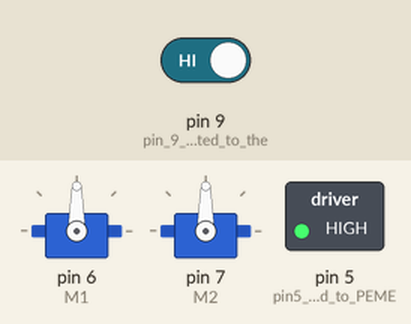
Recording of a sketch running on a simulated Arduino Uno, built with avr-gcc and run on an emulated ATmega328P. On the bench: 2 × servo, switched loads named in the sketch (green lamp = pin HIGH). Inputs (shaded band) come from the test bench; at power-on: pin 9 (pin_9_is_connected_to_the) HIGH.

Above: at 10.8 s.
10.9 s: pin 9 (pin_9_is_connected_to_the) driven LOW
At 11.8 s:
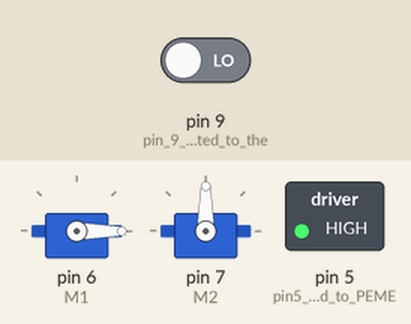
At 15.5 s:
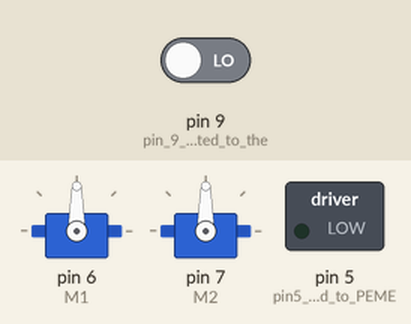
Timing chart, 0 to 17.0 s (numbered marks = the images above; inputs shaded):
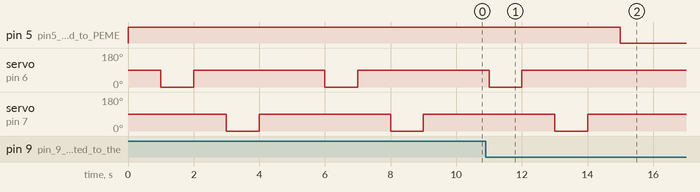

Measured:
- after the input at 10.9 s, pin 5 (pin5_is_connected_to_PEME): HIGH → LOW after 4.1 s; servo on pin 6 (M1): goes on until 12.0 s, then stays 90°; servo on pin 7 (M2): goes on until 14.0 s, then stays 90°
- by itself, servo on pin 6 (M1), servo on pin 7 (M2): alternates 90° for 4.0 s and 0° for 1.0 s

The sketch:

MariamSCF2022Medicine.ino
```cpp
/*

  Serveo Motor connections
  Red - 5V
  Orange - Signal
  Brown - Ground

  IR Sensor connection

*/

#include <Servo.h>

Servo M1;  // create servo object to control a servo
Servo M2;  // create servo object to control a servo

int m1pos=0;
int m2pos=0;


void setup() {

  pinMode(9, INPUT); // pin 9 is connected to the IR sensor output
  pinMode(5, OUTPUT); // pin5 is connected to PEMENOL board for voice alert audio


  M1.attach(6);  // attaches the servo on pin 6 to the servo object Motor 1
   M2.attach(7);  // attaches the servo on pin 7to the servo object Motor 2
   M1.write(90);
   M2.write(90);
   digitalWrite(5,HIGH);// pin5 is connected to PEMENOL board for voice alert audio; initialize to no voice;
}

void loop() {

if(digitalRead(9)==LOW){
  Serial.println("Medicine picked up");
  digitalWrite(5,LOW);
  delay(11000);
   digitalWrite(5,HIGH);
}
  else
 Serial.println("Medicine not picked up");


delay(1000);


  M1.write(0);                  // Rotate 90 degree
  delay(1000);                           // waits for the servo to get there
  M1.write(90);
  delay(1000);

   M2.write(0);                  // Rotate 90 degree
  delay(1000);                           // waits for the servo to get there
  M2.write(90);
  delay(1000);

}
```
